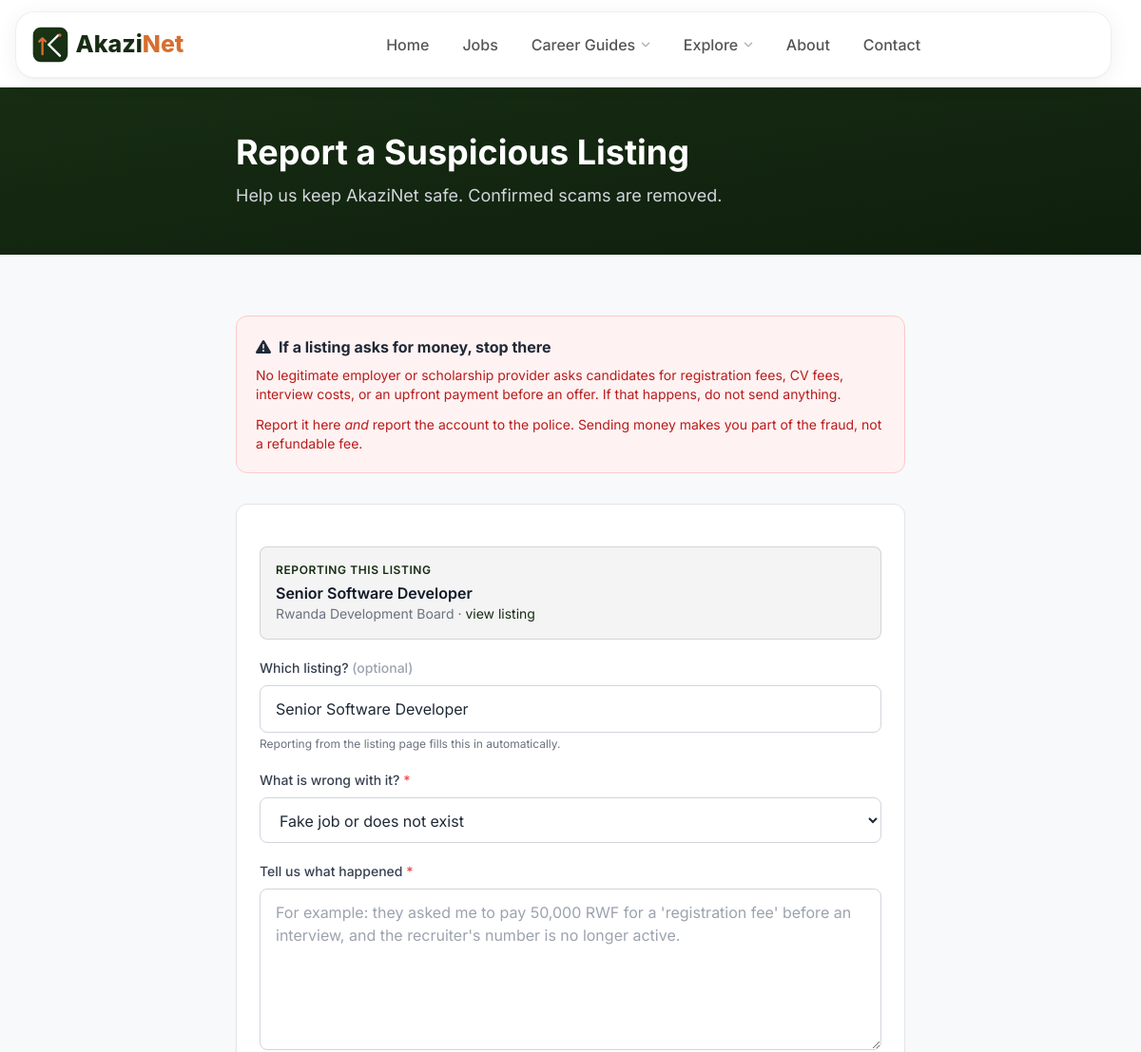
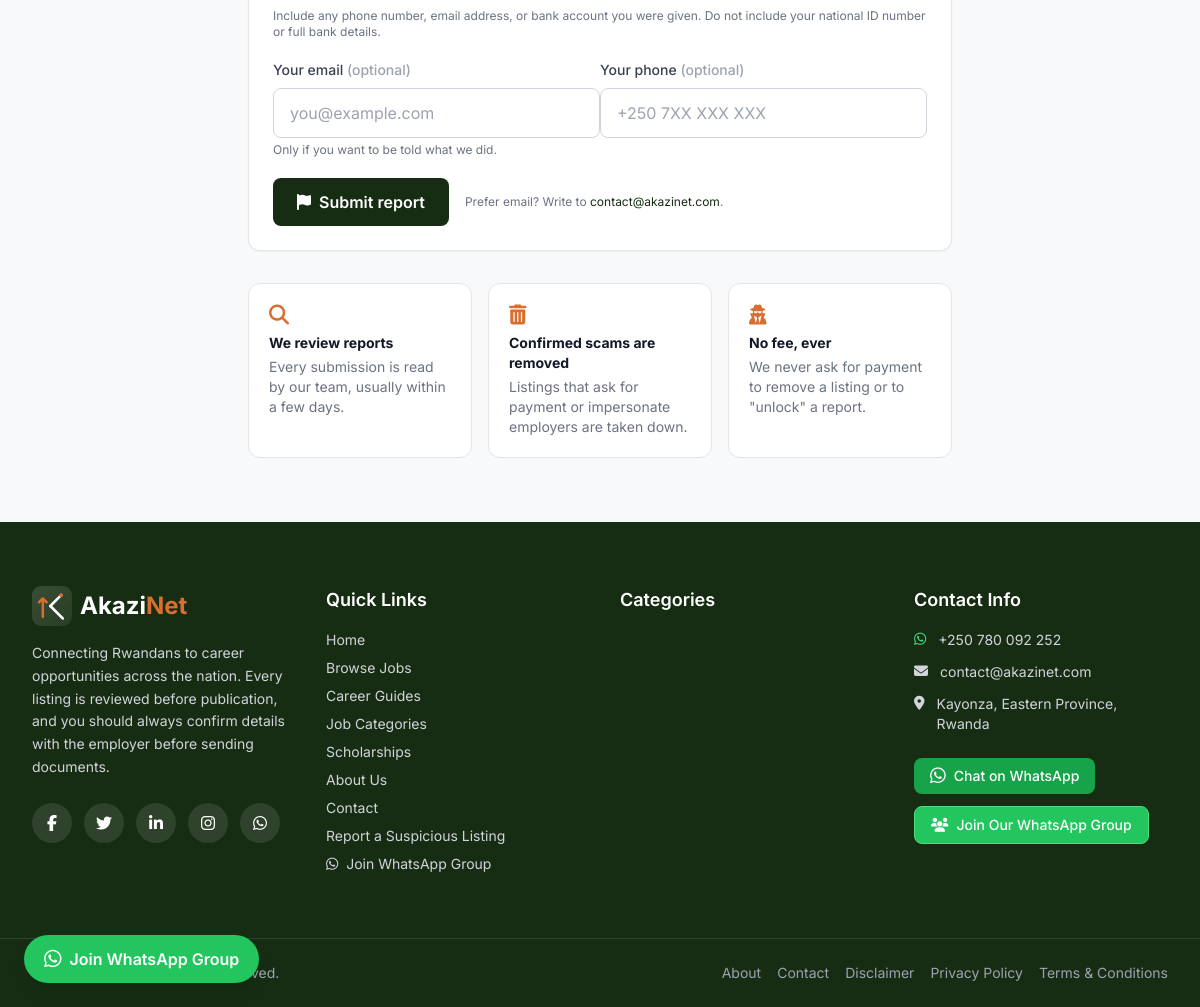
The page /pages/report-job.php?slug=senior-software-developer-rdb on the database its author committed (2 pictures, top to bottom).
### tables this page shows
CREATE TABLE `jobs` (
  `id` int(11) NOT NULL,
  `company_id` int(11) DEFAULT NULL,
  `company_name` varchar(150) DEFAULT NULL,
  `company_logo` varchar(255) DEFAULT NULL,
  `category_id` int(11) NOT NULL,
  `title` varchar(200) NOT NULL,
  `slug` varchar(230) NOT NULL,
  `description` text NOT NULL,
  `responsibilities` text DEFAULT NULL,
  `requirements` text DEFAULT NULL,
  `qualifications` text DEFAULT NULL,
  `benefits` text DEFAULT NULL,
  `how_to_apply` text DEFAULT NULL,
  `application_url` varchar(500) DEFAULT NULL,
  `application_email` varchar(150) DEFAULT NULL,
  `province` varchar(50) DEFAULT NULL,
  `district` varchar(80) DEFAULT NULL,
  `location` varchar(150) DEFAULT NULL,
  `employment_type` enum('Full-time','Part-time','Contract','Internship','Temporary','Freelance') DEFAULT 'Full-time',
  `experience_level` varchar(50) DEFAULT NULL,
  `education_level` varchar(80) DEFAULT NULL,
  `salary_currency` varchar(5) DEFAULT 'RWF',
  `salary_period` varchar(20) DEFAULT 'monthly',
  `application_deadline` date DEFAULT NULL,
  `is_featured` tinyint(1) DEFAULT 0,
  `status` enum('draft','published','archived') DEFAULT 'draft',
  `views` int(11) DEFAULT 0,
  `applications_count` int(11) DEFAULT 0,
  `is_active` tinyint(1) DEFAULT 1,
  `created_at` timestamp NOT NULL DEFAULT current_timestamp(),
  `updated_at` timestamp NOT NULL DEFAULT current_timestamp() ON UPDATE current_timestamp(),
  `deleted_at` datetime DEFAULT NULL
);

CREATE TABLE `settings` (
  `id` int(11) NOT NULL,
  `setting_key` varchar(100) NOT NULL,
  `setting_value` text DEFAULT NULL,
  `setting_type` varchar(20) DEFAULT 'text',
  `created_at` timestamp NOT NULL DEFAULT current_timestamp(),
  `updated_at` timestamp NOT NULL DEFAULT current_timestamp() ON UPDATE current_timestamp()
);

### config/database.php (called while the page is built, shortened)
<?php
if (!defined('AKAZINET_NO_DB')) {
    try {
        $dsn = 'mysql:host=' . DB_HOST . ';dbname=' . DB_NAME . ';charset=' . DB_CHARSET;
        $options = [
            PDO::ATTR_ERRMODE => PDO::ERRMODE_EXCEPTION,
            PDO::ATTR_DEFAULT_FETCH_MODE => PDO::FETCH_ASSOC,
            PDO::ATTR_EMULATE_PREPARES => false,
        ];
        $pdo = new PDO($dsn, DB_USER, DB_PASS, $options);
        $utcOffset = date('P');
        if (preg_match('/^[+-]\d{2}:\d{2}$/', $utcOffset)) {
            $pdo->exec("SET time_zone = " . $pdo->quote($utcOffset));
        }
    } catch (PDOException $e) {
        $detail = env_bool('APP_DEBUG', false) ? ' ' . $e->getMessage() : '';
        if (!headers_sent()) {
            http_response_code(503);
            header('Retry-After: 60');
        }
        die('The site is temporarily unavailable. Please try again shortly.' . $detail);
    }
}
function sanitize($input) {
    $value = trim((string)$input);
    $value = html_entity_decode($value, ENT_QUOTES | ENT_HTML5, 'UTF-8');
    return htmlspecialchars($value, ENT_QUOTES, 'UTF-8');
}
function get_setting($key, $default = '') {
    global $pdo;
    $stmt = $pdo->prepare("SELECT setting_value FROM settings WHERE setting_key = ?");
    $stmt->execute([$key]);
    $row = $stmt->fetch();
    return $row ? $row['setting_value'] : $default;
}

### includes/schema.php (called while the page is built, shortened)
<?php
if (!function_exists('akazinet_ld_url')) {
    function akazinet_ld_url(string $path = '/'): string
    {
        return SITE_URL . '/' . ltrim($path, '/');
    }
}
if (!function_exists('akazinet_site_schema')) {
    function akazinet_site_schema(): array
    {
        $email = trim((string)get_setting('site_email', ''));
        $phone = trim((string)get_setting('site_phone', ''));
        $description = trim((string)get_setting('site_description', 'AkaziNet is a job vacancy platform for Rwanda, listing jobs and scholarships with their closing dates so applicants can see how long they have to apply.'));
        $sameAs = [];
        foreach (['facebook_url', 'twitter_url', 'linkedin_url', 'instagram_url', 'whatsapp_group_link'] as $key) {
            $url = trim((string)get_setting($key, ''));
            if ($url !== '' && preg_match('~^https://~i', $url) && !in_array($url, $sameAs, true)) {
                $sameAs[] = $url;
            }
        }
        $organization = [
            '@type' => 'Organization',
            '@id' => SITE_URL . '/#organization',
            'name' => SITE_NAME,
            'url' => SITE_URL . '/',
            'description' => $description,
            'logo' => [
                '@type' => 'ImageObject',
                'url' => akazinet_ld_url('/assets/images/logo-icon.svg'),
            ],
            'address' => [
                '@type' => 'PostalAddress',
                'addressLocality' => SITE_CITY,
                'addressRegion' => SITE_PROVINCE,
                'addressCountry' => 'RW',
            ],
            'location' => [
                '@type' => 'Place',
                'name' => SITE_ADDRESS,
                'geo' => [
                    '@type' => 'GeoCoordinates',
                    'latitude' => (float)SITE_LAT,
                    'longitude' => (float)SITE_LNG,
                ],
            ],
        ];
        if ($email !== '' && filter_var($email, FILTER_VALIDATE_EMAIL)) {
            $organization['email'] = $email;
        }
        if ($phone !== '') {
            $organization['telephone'] = $phone;
        }
        if (!empty($sameAs)) {
            $organization['sameAs'] = $sameAs;
        }
        $website = [
            '@type' => 'WebSite',
            '@id' => SITE_URL . '/#website',
            'url' => SITE_URL . '/',
            'name' => SITE_NAME,
            'inLanguage' => 'en',
            'publisher' => ['@id' => SITE_URL . '/#organization'],
        ];
        $searchPage = [
            '@type' => 'WebPage',
            '@id' => SITE_URL . '/#webpage',
            'url' => SITE_URL . '/',
            'name' => SITE_NAME,
            'isPartOf' => ['@id' => SITE_URL . '/#website'],
            'about' => ['@id' => SITE_URL . '/#organization'],
            'inLanguage' => 'en',
        ];
        return [
            '@context' => 'https://schema.org',
            '@graph' => [$organization, $website, $searchPage],
        ];
    }
}

### pages/report-job.php (the view, shortened to what this page needs)
<?php
require_once __DIR__ . '/../config/database.php';
require_once __DIR__ . '/../includes/schema.php';
$reportTypes = [
    'fake_job' => 'Fake job or does not exist',
    'scam_payment' => 'Asked me to pay money',
    'misleading' => 'Misleading job description',
    'expired' => 'Vacancy is closed or filled',
    'duplicate' => 'Duplicate listing',
    'inappropriate' => 'Discriminatory or inappropriate content',
    'wrong_info' => 'Incorrect information',
    'other' => 'Something else',
];
$prefillSlug = trim((string)($_GET['slug'] ?? ''));
$prefillTitle = trim((string)($_GET['title'] ?? ''));
$selectedJob = null;
if ($prefillSlug !== '') {
    try {
        $stmt = $pdo->prepare("SELECT id, title, slug, company_name FROM jobs WHERE slug = ? LIMIT 1");
        $stmt->execute([$prefillSlug]);
        $selectedJob = $stmt->fetch() ?: null;
    } catch (PDOException $e) {
        $selectedJob = null;
    }
    if ($selectedJob) {
        $prefillTitle = $selectedJob['title'];
    }
}
$adminEmail = get_setting('site_email', 'contact@akazinet.com');
require_once __DIR__ . '/../includes/header.php';
require_once __DIR__ . '/../includes/navbar.php';
?>
<section class="bg-gradient-to-br from-primary to-primary-dark py-12">
    <div class="max-w-3xl mx-auto px-4 sm:px-6 lg:px-8">
        <h1 class="text-3xl md:text-4xl font-bold text-white mb-3">Report a Suspicious Listing</h1>
        <p class="text-gray-300 text-lg">Help us keep AkaziNet safe. Confirmed scams are removed.</p>
    </div>
</section>
<section class="py-12 md:py-16 bg-brand-gray">
    <div class="max-w-3xl mx-auto px-4 sm:px-6 lg:px-8">
        <div class="bg-red-50 border border-red-200 rounded-xl p-5 mb-8">
            <h2 class="font-bold text-red-800 mb-2 flex items-center">
                <i class="fas fa-exclamation-triangle mr-2"></i> If a listing asks for money, stop there
            </h2>
            <p class="text-sm text-red-700 mb-3">
                No legitimate employer or scholarship provider asks candidates for registration fees, CV fees,
                interview costs, or an upfront payment before an offer. If that happens, do not send anything.
            </p>
            <p class="text-sm text-red-700">
                Report it here <em>and</em> report the account to the police. Sending money makes you part of the
                fraud, not a refundable fee.
            </p>
        </div>
        <div class="bg-white rounded-xl border border-brand-border shadow-sm p-6 sm:p-8">
            <form method="post" action="/pages/report-job" class="space-y-5">
                <?php if ($selectedJob): ?>
                <div class="bg-primary/5 border border-primary/15 rounded-lg p-4">
                    <p class="text-xs font-semibold text-primary uppercase tracking-wider mb-1">Reporting this listing</p>
                    <p class="font-semibold text-gray-900"><?= sanitize($selectedJob['title']) ?></p>
                    <p class="text-sm text-gray-500">
                        <?= sanitize((string)($selectedJob['company_name'] ?? '')) ?>
                        <?php if (!empty($selectedJob['company_name'])): ?> &middot; <?php endif; ?>
                        <a href="/job-details?slug=<?= urlencode($selectedJob['slug']) ?>" class="text-primary hover:underline">view listing</a>
                    </p>
                </div>
                <?php endif; ?>
                <div>
                    <label for="job_title" class="block text-sm font-medium text-gray-700 mb-2">Which listing? <span class="text-gray-400">(optional)</span></label>
                    <input type="text" id="job_title" name="job_title" value="<?= sanitize($prefillTitle) ?>"
                        placeholder="Paste the job title"
                        class="w-full px-4 py-3 border border-gray-300 rounded-lg focus:ring-2 focus:ring-primary/20 focus:border-primary outline-none">
                    <p class="text-xs text-gray-500 mt-1">
                        Reporting from the listing page fills this in automatically.
                    </p>
                </div>
                <div>
                    <label for="report_type" class="block text-sm font-medium text-gray-700 mb-2">What is wrong with it? <span class="text-red-500">*</span></label>
                    <select id="report_type" name="report_type" required
                        class="w-full px-4 py-3 border border-gray-300 rounded-lg bg-white focus:ring-2 focus:ring-primary/20 focus:border-primary outline-none">
                        <?php foreach ($reportTypes as $value => $label): ?>
                        <option value="<?= sanitize($value) ?>" <?= (($_POST['report_type'] ?? '') === $value) ? 'selected' : '' ?>>
                            <?= sanitize($label) ?>
                        </option>
                        <?php endforeach; ?>
                    </select>
                </div>
                <div>
                    <label for="details" class="block text-sm font-medium text-gray-700 mb-2">Tell us what happened <span class="text-red-500">*</span></label>
                    <textarea id="details" name="details" rows="6" required
                        placeholder="For example: they asked me to pay 50,000 RWF for a 'registration fee' before an interview, and the recruiter's number is no longer active."
                        class="w-full px-4 py-3 border border-gray-300 rounded-lg focus:ring-2 focus:ring-primary/20 focus:border-primary outline-none resize-y"><?= sanitize($details ?? '') ?></textarea>
                    <p class="text-xs text-gray-500 mt-1">
                        Include any phone number, email address, or bank account you were given. Do not include your
                        national ID number or full bank details.
                    </p>
                </div>
                <div class="grid grid-cols-1 md:grid-cols-2 gap-5">
                    <div>
                        <label for="reporter_email" class="block text-sm font-medium text-gray-700 mb-2">Your email <span class="text-gray-400">(optional)</span></label>
                        <input type="email" id="reporter_email" name="reporter_email" value="<?= sanitize($email ?? '') ?>"
                            placeholder="you@example.com"
                            class="w-full px-4 py-3 border border-gray-300 rounded-lg focus:ring-2 focus:ring-primary/20 focus:border-primary outline-none">
                        <p class="text-xs text-gray-500 mt-1">Only if you want to be told what we did.</p>
                    </div>
                    <div>
                        <label for="reporter_phone" class="block text-sm font-medium text-gray-700 mb-2">Your phone <span class="text-gray-400">(optional)</span></label>
                        <input type="tel" id="reporter_phone" name="reporter_phone" value="<?= sanitize($phone ?? '') ?>"
                            placeholder="+250 7XX XXX XXX"
                            class="w-full px-4 py-3 border border-gray-300 rounded-lg focus:ring-2 focus:ring-primary/20 focus:border-primary outline-none">
                    </div>
                </div>
                <div class="flex flex-col sm:flex-row items-center gap-4 pt-2">
                    <button type="submit"
                        class="inline-flex items-center px-6 py-3 bg-primary hover:bg-primary-dark text-white font-semibold rounded-lg transition-colors">
                        <i class="fas fa-flag mr-2"></i> Submit report
                    </button>
                    <p class="text-xs text-gray-500">
                        Prefer email? Write to
                        <a href="mailto:<?= sanitize($adminEmail) ?>" class="text-primary hover:underline"><?= sanitize($adminEmail) ?></a>.
                    </p>
                </div>
            </form>
        </div>
        <div class="mt-8 grid grid-cols-1 sm:grid-cols-3 gap-4">
            <div class="bg-white rounded-xl border border-brand-border p-5">
                <i class="fas fa-magnifying-glass text-accent text-xl mb-2"></i>
                <h3 class="font-bold text-gray-900 mb-1 text-sm">We review reports</h3>
                <p class="text-sm text-gray-500">Every submission is read by our team, usually within a few days.</p>
            </div>
            <div class="bg-white rounded-xl border border-brand-border p-5">
                <i class="fas fa-trash-can text-accent text-xl mb-2"></i>
                <h3 class="font-bold text-gray-900 mb-1 text-sm">Confirmed scams are removed</h3>
                <p class="text-sm text-gray-500">Listings that ask for payment or impersonate employers are taken down.</p>
            </div>
            <div class="bg-white rounded-xl border border-brand-border p-5">
                <i class="fas fa-user-secret text-accent text-xl mb-2"></i>
                <h3 class="font-bold text-gray-900 mb-1 text-sm">No fee, ever</h3>
                <p class="text-sm text-gray-500">We never ask for payment to remove a listing or to "unlock" a report.</p>
            </div>
        </div>
    </div>
</section>
<?php require_once __DIR__ . '/../includes/footer.php'; ?>
</body>
</html>

### assets/css/style.css (style rules this page uses)
html { scroll-behavior: smooth; }

### includes/navbar.php (style rules this page uses)
body { padding-top: 92px; }

### rows shown on the page
jobs: title "Senior Software Developer", company_name "Rwanda Development Board", job_title "Senior Software Developer"
settings: setting_value "contact@akazinet.com"

### other values the page prints
SITE_ADDRESS "Kayonza, Eastern Province, Rwanda"
form field report_type "Fake job or does not exist"
